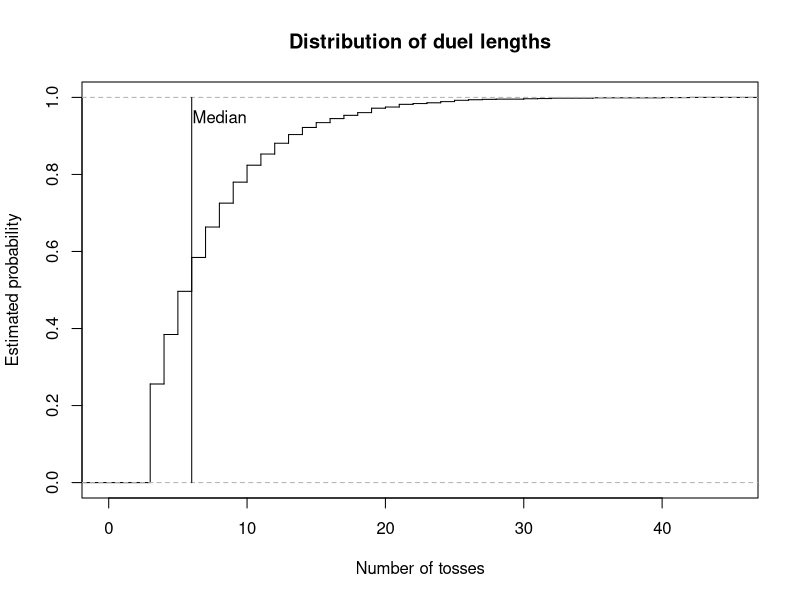
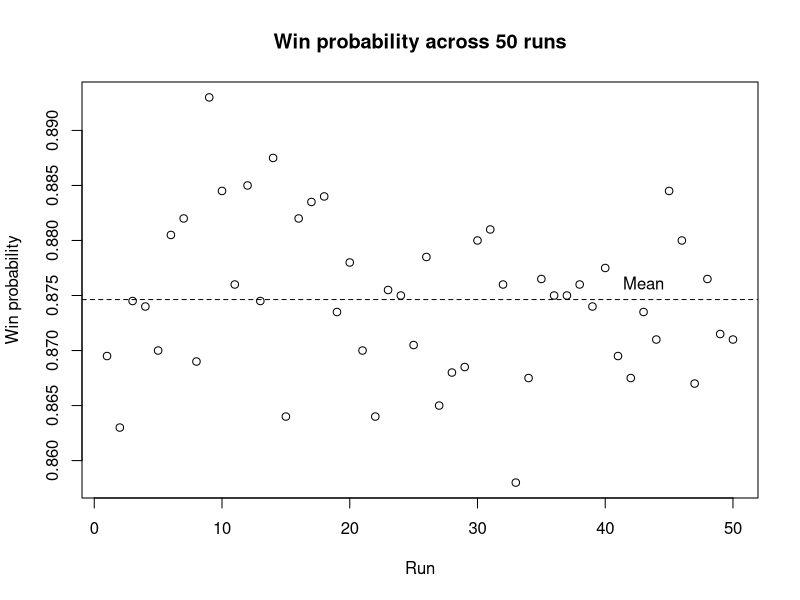

The R script that drew these images, in order:
# =============================================================================
# Coin-Toss Pattern Duel
#
# Authors:
# Pierrick de Boer: S3034691
# Fagan Ganbarli: S3015664
# Raneem Alluhaydan: S3044929


# Contributions:
# Pierrick de Boer ( 33%): Task 1-3
# Fagan Ganbarli ( 33%): Task 4-5
# Raneem Alluhaydan ( 33%): Task 6-7
#
# Overview:
# This script simulates duels between two binary patterns in a sequence
# of coin tosses. It identifies which pattern appears first and estimates
# the probability that player A wins through repeated simulations.
#
# Main functions:
# 1. firsthit(): Find the first occurrence of a pattern.
# 2. sim_duels(): Simulate multiple duels.
# 3. duel(): Simulate one duel.
# 4. pwin(): Estimate the probability that a pattern wins.
# 5. ewait(): Calculate the expected waiting time of a pattern.
# 6. pmat(): Calculate win probabilities between patterns.
# 7. find_cycle(): Find a non-transitive cycle of patterns.
# =============================================================================

# Task 1: Find the first occurrence of a pattern in a toss stream.

# Idea:
# Compare the pattern with every window of k consecutive tosses at
# once and return the position where the first matching window ends.

# Input:
# x = A toss stream, either a vector or a matrix with one
#     stream per row.
# a = A pattern of length k.

# Output:
# The toss at which the pattern is first completed in each row,
# or NA if the pattern does not appear.

# Method:
# Convert a vector into a one-row matrix.
# Build a logical matrix of all possible starting positions and
# compare each element of the pattern with the matching shifted
# columns of x.
# Take the first matching start in each row and add k - 1 to
# obtain the ending position.

firsthit <- function(x, a) {
  
  # Treat a single stream as a matrix with one row.
  if (!is.matrix(x)) {
    x <- matrix(x, nrow = 1)
  }
  
  L <- ncol(x)
  k <- length(a)
  
  # A pattern longer than the sequence cannot occur.
  if (k > L) {
    return(rep(NA, nrow(x)))
  }
  
  # Check every possible starting position.
  hit <- matrix(TRUE, nrow = nrow(x), ncol = L - k + 1)
  
  for (j in seq_along(a)) {
    hit <- hit & x[, j:(L - k + j), drop = FALSE] == a[j]
  }
  
  # Find the first matching position in each row.
  start <- max.col(hit, ties.method = "first")
  start[rowSums(hit) == 0] <- NA
  
  # Convert starting positions into ending positions.
  return(start + k - 1)
}

# Test firsthit() function.
x <- c(1, 0, 0, 1, 0, 1, 1, 1, 0)

firsthit(x, c(1, 0, 1))   # Expected: 6
firsthit(x, c(0, 1, 1))   # Expected: 7
firsthit(x, c(0, 0, 0))   # Expected: NA


# Task 2: Simulate duels between two patterns.

# Idea:
# Toss a shared coin stream for many duels at once and stop each
# duel as soon as one of the two patterns appears.

# Input:
# a = Binary pattern of player A.
# b = Binary pattern of player B, distinct from a and of equal length.
# p = The probability of a head
# nreps = The number of independent duels to simulate.

# Output:
# A list containing the winner of each duel (1 for A, 0 for B)
# and the number of tosses each duel took.

# Method:
# Check that the patterns have equal length and are distinct.
# Generate tosses in blocks, one row per duel, and find the first
# occurrence of each pattern with firsthit().
# Store the results of decided duels and continue only with the
# undecided ones. Keep the last k - 1 tosses of each undecided row
# so that patterns crossing block boundaries are detected.

sim_duels <- function(a, b, p = 0.5, nreps = 1) {
  
  k <- length(a)
  
  if (k != length(b)) {
    stop("this is not a fair game!")
  }
  
  if (all(a == b)) {
    stop("a and b are identical")
  }
  
  # Initialize the block length and simulation results.
  time <- 0
  B <- 3 * k
  
  active <- 1:nreps
  winner <- rep(NA, nreps)
  tosses <- rep(NA, nreps)
  
  while (length(active) > 0) {
    
    # Generate the initial block of tosses.
    if (time == 0) {
      W <- matrix(
        rbinom(nreps * B, size = 1, prob = p),
        nrow = nreps
      )
      
    } else {
      # Retain the last k - 1 tosses from each active sequence.
      keep <- W[,B - (k - 1) + seq_len(k - 1),drop = FALSE]
      
      # Generate new tosses for the unfinished duels.
      W_new <- matrix(
        rbinom(
          nrow(keep) * (B - k + 1),
          size = 1,
          prob = p
        ),
        nrow = nrow(keep)
      )
      
      # Append the new tosses to the retained sequence.
      W <- cbind(keep, W_new)
    }
    
    # Find the first occurrence of each player's pattern.
    time_a <- firsthit(W, a)
    time_b <- firsthit(W, b)
    
    # Identify the winner based on the earliest occurrence.
    a_wins <- !is.na(time_a) &
      (is.na(time_b) | time_a < time_b)
    
    b_wins <- !is.na(time_b) &
      (is.na(time_a) | time_b < time_a)
    
    # Store the results of completed duels.
    decided <- a_wins | b_wins
    
    hit_time <- pmin(time_a, time_b, na.rm = TRUE)
    
    winner[active[a_wins]] <- 1
    winner[active[b_wins]] <- 0
    
    tosses[active[decided]] <- time + hit_time[decided]
    
    # Remove completed duels from the active simulations.
    active <- active[!decided]
    W <- W[!decided, , drop = FALSE]
    
    # Advance the number of newly generated tosses.
    time <- time + B - (k - 1)
  }
  
  return(list(winner = winner, tosses = tosses))
}


# Task 2: Simulate a single duel.

# Idea:
# A single duel is a special case of sim_duels() with one repetition,
# so the simulation code is shared rather than repeated.

# Input:
# a = Binary pattern of player A.
# b = Binary pattern of player B.
# p = The probability of a head

# Output:
# A vector c(winner, tosses), where winner is 1 if A wins and 0
# if B wins, and tosses is the number of tosses the duel took.

# Method:
# Call sim_duels() with nreps = 1 and combine both results
# into one vector.

duel <- function(a, b, p = 0.5) {
  
  result <- sim_duels(a, b, p, nreps = 1)
  
  return(c(result[[1]], result[[2]]))
}


# Task 3: Estimate the probability that one pattern wins a duel.

# Idea:
# Estimate the win probability of player A as the proportion of
# simulated duels that A wins.

# Input:
# a = Binary pattern of player A.
# b = Binary pattern of player B.
# p = The probability of a head (0 < p < 1).
# nreps = The number of independent duels to simulate.

# Output:
# The estimated probability that pattern a appears before pattern b.

# Method:
# Simulate all duels at once with sim_duels().
# Since a win for A is stored as 1 and a loss as 0, the mean of
# the winner vector estimates the win probability.

pwin <- function(a, b, p = 0.5, nreps = 10000) {
  
  # Simulate the duels.
  result <- sim_duels(a, b, p, nreps)
  
  # Calculate the proportion of duels won by player A.
  p_a_wins <- sum(result[[1]]) / length(result[[1]])
  
  return(p_a_wins)
}


# Task 4: Calculating the exact expected waiting time for a pattern.

# Idea:
# The expected waiting time depends on the lengths for which
# the first and last j elements of a pattern match. Each matching
# overlap contributes the reciprocal of the probability of its prefix.

# Input:
# a = A non-empty binary vector representing the pattern.
# p = The probability of a head (0 < p < 1).

# Output:
# The exact expected waiting time until the pattern appears. 

# Method:
# Check that the inputs are valid.
# Examine every possible overlap length. If the first and last j
# elements match, calculate the prefix probability and add its
# reciprocal to the expected waiting time.

ewait <- function(a, p = 0.5) {
  
  # Check that the pattern is a non-empty binary vector.
  if (length(a) == 0 || any(a != 0 & a != 1) || anyNA(a)) {
    stop("The pattern must be a non-empty binary vector.")  
  }
  
  # Check that p is a valid probability between 0 and 1.
  if (!is.numeric(p) || length(p) != 1 || 
      p <= 0 || p >= 1 || is.na(p)) {
    stop("p must be a numeric value between 0 and 1.")  
  }
  
  k <- length(a)
  expected_wait <- 0
  
  # Examine every possible overlap length, including the full pattern.
  for (j in 1:k) {
    
    # An overlap exists when the first and last j elements match.
    if (all(a[1:j] == a[(k-j+1):k])) {
      
      # Count the number of heads in the prefix.
      n_head <- sum(a[1:j] == 1)
      
      # Calculate the probability of the prefix.
      r_probability <- (p ^ n_head) * ((1 - p) ^ (j - n_head))
      
      # Add the reciprocal probability for this overlap.
      expected_wait <- expected_wait + (1 / r_probability)
    }
  }
  return(expected_wait)
}


# Task 5: Calculate the matrix of pairwise win probabilities.

# Idea:
# Estimate how often each pattern beats every other pattern using 
# repeated simulations, and store the result probabilities in a matrix. 

# Input:
# k = The length of each binary pattern.
# p = The probability of a head (0 < p < 1).
# nreps = The number of simulated duels for each pair..

# Output:
# A 2^k by 2^k matrix of estimated win probabilities.
# The diagonal entries are NA, because a pattern cannot duel itself.

# Method:
# Generate all possible patterns of length k and arrange them in
# lexicographic order, with 0 before 1.
# Estimate the win probability for every distinct pattern using 
# the pwin() function and store the result in matrix M.

pmat <- function(k, p = 0.5, nreps = 10000) {
  
  # Generate all possible binary patterns of length k.
  pattern <- expand.grid(rep(list(0:1), k))
  
  # Arrange patterns in lexicographic order, with 0 before 1.
  pattern <- pattern[
    do.call(order, as.data.frame(pattern)), , drop = FALSE]
  
  # Convert the patterns to a matrix.
  pattern <- as.matrix(pattern)
  
  # Create a matrix to store the estimated win probabilities.
  M <- matrix(NA, nrow = 2^k, ncol = 2^k)
  
  # Calculate the number of patterns.
  n <- nrow(pattern)
  
  # Label the rows and columns using the binary patterns.
  rownames(M) <- apply(pattern, 1, paste, collapse = "")
  colnames(M) <- apply(pattern, 1, paste, collapse = "")
  
  # Estimate the probability that each pattern beats every other pattern.
  for (i in 1:n) {
    for (j in 1:n) {
      
      # Leave diagonal entries as NA, because a pattern cannot duel itself.
      if (i != j) {
        M[i, j] <- pwin(
          pattern[i, ],
          pattern[j, ],
          p = p,
          nreps = nreps
        )
      }
    }
  }
  return(M)
}



# Task 5(a): Find the best reply and its win probability for each pattern.

# Idea:
# For each pattern, find the pattern that beats it with the 
# highest probability and display the results in a table.

# Input:
# M = The matrix of win probabilities created by pmat() function
# with k = 3 and a fair coin.

# Output:
# A data frame showing each pattern, its best reply, and the 
# probability that the best reply wins.

# Method:
# Replace the diagonal NA values with -inf so they cannot be 
# selected as the best reply.
# Find the maximum value in each column.
# Record the each pattern, its best reply, and the associated 
# win probability in a data frame.

# Create a matrix for k = 3 and a fair coin using pmat() function.
M <- pmat(k = 3, p = 0.50)
M_fair <- M 

# Replace the diagonal NA values with -inf.
M <- replace(M, is.na(M), -Inf)

# Find the index of the best reply for each pattern.
best_reply <- apply(M, 2, which.max)

# Create a vector to store the win probabilities.
win_probability <- numeric(ncol(M))

# Store the win probability of each best reply.
for (j in seq_len(ncol(M))) {
  win_probability[j] <- M[best_reply[j], j]
}

# Create a data frame of patterns, best replies, and win probabilities.
best_reply_table <- data.frame(
  Pattern = rownames(M),
  Best_reply = rownames(M)[best_reply],
  Probability = win_probability
)

print(best_reply_table)


# Task 5(b)(1): Find evenly matched pattern pairs.

# Idea:
# Find pairs with approximately equal chances (between 0.49 and 0.51) 
# of winning against each other.

# Input:
# M = The matrix of win probabilities created by pmat() function
# with k = 3 and a fair coin.

# Output:
# A data frame showing each evenly matched pair and the win 
# probabilities of both pattern

# Method:
# Examine each distinct pair only once.
# Keep pairs for which both win probabilities are between 0.49 and 0.51.

# Create an empty data frame to store the results.
evenly_matched_pairs <- data.frame(
  Pattern1 = character(),
  Pattern2 = character(),
  P1_Win_Probability = numeric(),
  P2_Win_Probability = numeric()
)

# Examine all pairs with for loop.
for (i in seq_len(nrow(M))) {
  for (j in seq_len(ncol(M))) {
    
    # Check each pair once and exclude the diagonal.
    if (j > i && 
        !is.na(M[i, j]) &&
        !is.na(M[j, i]) &&
        abs(M[i, j] - 0.5) <= 0.01 &&
        abs(M[j, i] - 0.5) <= 0.01) {
      
      # Store both patterns and their win probabilities.
      evenly_matched_pairs <- rbind(
        evenly_matched_pairs,
        data.frame(
          Pattern1 = rownames(M)[i],
          Pattern2 = colnames(M)[j],
          P1_Win_Probability = M[i, j],
          P2_Win_Probability = M[j, i]
        )
      )
    }
  }
}

# Reset row names and display the result
row.names(evenly_matched_pairs) <- NULL
print(evenly_matched_pairs)


# Task 5(b)(2): Find the shortest non-transitive cycle.

# Idea:
# Find the shortest cycle in which every pattern beats the next
# pattern with at least given win probability.

# Input:
# m = A matrix of pairwise win probabilities.
# min_probability = The minimum probability required for each win.

# Output:
# A data frame showing the patterns in each cycle, the direction 
# of each win, and win probabilities.

# Method:
# Search cycles in increasing order of length. Use recursive search
# to extend path without repeating patterns, and check whether the
# final pattern beats the starting pattern to complete a cycle.

find_cycle <- function(m, min_probability = 0.60) {
  
  k <- nrow(m)
  
  # Check cycle from the shortest possible length (3).
  for (i in 3:k) {
    
    cycles <- list()
    
    # Try each pattern as the starting point.
    for(start in seq_len(k)) {
      
      search <- function(path) {
        
        last <- path[length(path)]
        
        # Check whether the path can be closed into a cycle.
        if (length(path) == i) {
          
          if (!is.na(m[last, start]) &&
              m[last, start] >= min_probability) {
            
            cycles[[length(cycles) + 1]] <<- path
          }
          
          return(invisible(NULL))
        }
        
        # Only consider unused patterns to avoid duplicate cycles.
        sequence <- setdiff(seq_len(k), path)
        sequence <- sequence[sequence > start]
        
        for (next_item in sequence) {
          
          if (!is.na(m[last, next_item]) && 
              m[last, next_item] >= min_probability) {
            
            search(c(path, next_item))
          }
        }
      }
      search(start)
    }
    
    # Return the cycle when shortest length has been found.
    if (length(cycles) > 0) {
      
      result <- do.call(rbind, lapply(seq_along(cycles), function(x) {
        
        path <- cycles[[x]]
        next_path <- c(path[-1], path[1])
        
        data.frame(
          Cycle = x,
          From = rownames(m)[path],
          To = colnames(m)[next_path],
          Win = m[cbind(path, next_path)]
        )
      }))
      rownames(result) <- NULL
      return(result)
    }
  }
  
  # message dos not exist 
  return("No cycle found.")
}

# Find the shortest cycle with minimum win probability = 0.60.
find_cycle(M, min_probability = 0.60)  

# Task 5(c): Compare expected waiting times with duel results.

# Idea:
# Find pairs with the same expected waiting time and identify.
# pairs with noticeably different duel probabilities.

# Input:
# M = The matrix of win probabilities created by pmat() function
# with k = 3 and a fair coin.
# ewait() = The function that calculates the expected waiting time. 

# Output:
# A data frame that demonstrates pairs with the same expected 
# waiting time whose duel probability is below 0.4 or above 0.6.

# Method:
# Get the pattern labels from the row names of M.
# Convert labels into a binary matrix.
# Calculate the exact expected waiting time with ewait() function 
# Compare each pairs and keep whose expected waiting times are the same.
# Display pairs with win probability notably far from 0.5.

# Get the pattern labels from the row names of M.
M <- pmat(k = 3, p = 0.5)
M <- M_fair

pattern_label <- rownames(M)

# Convert labels into a binary matrix.
pattern_label <- t(sapply(pattern_label, function(x) {
  as.numeric(strsplit(x, "")[[1]])
})) 

# Define pattern names.
pattern_names <- apply(pattern_label, 1, paste, collapse = "")

# Calculate th exact expected waiting time.
expected_wait <- apply(pattern_label, 1, ewait)

# Create an empty data frame to store pairs.
comparison_table <- data.frame(
  Pattern1 = character(),
  Pattern2 = character(),
  Expected_Wait = numeric(),
  Win_Probability = numeric()
)

# Compare every distinct pairs.
for (i in seq_len(nrow(M))) {
  for (j in seq_len(ncol(M))) {
    
    # Check each pair ony one time
    # Keep pairs with the same expected waiting time.
    if (i < j &&
        expected_wait[i] == expected_wait[j]) {
      
      # Store the pair, their equal expected waiting time,
      # and the probability that Pattern1 beats Pattern2.
      comparison_table <- rbind(
        comparison_table, data.frame(
          Pattern1 = pattern_names[i],
          Pattern2 = pattern_names[j],
          Expected_Wait = expected_wait[i],
          Win_Probability = M[i, j]
        )
      )
    }
  }
}

# Display pairs whose win probabilities notable differ from 0.5 
# (win probability is below 0.4 or above 0.6.)

comparison_table <- comparison_table[
  abs(comparison_table$Win_Probability - 0.5) > 0.1, ]

row.names(comparison_table) <- NULL

print(comparison_table)

#Task 6: Plot duel lengths and variation in win probabilities.

# Idea:
# Describe the two things you are investigating:
# how long duels take and how estimates vary between runs.

# Input:
# Patterns 011 and 111, a fair coin, 2000 duels,
# and 50 repeated runs for the win-probability estimates.

# Output:
# Two graphs: a CDF of duel lengths and a plot of
# win-probability estimates across 50 runs.

# Method:
# Simulate duels, plot their lengths and mark the median.
# Repeat the win-probability estimation 50 times, plot
# the results and mark their mean.

# Choose the two patterns and simulate 2000 duels.
a <- c(0,1,1)
b <- c(1,1,1)
results <- sim_duels(a,b, p = 0.5, nreps = 2000)

# Save the duel lengths and plot their distribution as a staircase.

tosses <- results$tosses

plot(ecdf(tosses), 
     verticals = TRUE,
     do.points = FALSE,
     main = "Distribution of duel lengths",
     xlab = "Number of tosses", 
     ylab = "Estimated probability")

# Calculate the median duel length and mark it with a vertical line.
med <- median(tosses)
lines(c(med, med), c(0,1))
text(med + 2, 0.95, "Median")

# Estimate the win probability over 50 runs, using 2000 duels per run.
win_estimates <- numeric(50)

for (i in 1:50) { 
  win_estimates[i] <- pwin(
    a = c(0,1,1),
    b = c(1,1,1),
    p = 0.5,
    nreps = 2000
  )
}

#Calculate the mean of the 50 estimates.
mean(win_estimates)

# Plot the estimates and mark their mean with a dashed line.
plot(win_estimates,
     xlab = "Run",
     ylab = "Win probability",
     main = "Win probability across 50 runs")

abline(h = mean(win_estimates), lty = 2)
text(43, mean(win_estimates), "Mean", pos = 3)

# Task 7: Investigate the effect of coin bias.

# Idea:
# Check how changing the coin bias affects the best replies.

# Input:
# Patterns of length 3, with p = 0.25 and p = 0.7.

# Output:
# A best-reply table for each coin bias.

# Method:
# Calculate the win-probability matrix and find the best reply
# to each pattern. Repeat for both coin biases and compare the results.

# Create the win-probability matrix for p = 0.25.
M <- pmat(k = 3, p = 0.25, nreps = 2000)

# Exclude patterns from being their own best reply.
M <- replace(M, is.na(M), -Inf)

# Find each best reply and save its win probability.
best_reply <- apply(M, 2, which.max)

win_probability <- numeric(ncol(M))

for (j in seq_len(ncol(M))) {
  win_probability[j] <- M[best_reply[j], j]
}

# Create and print the best-reply table.
best_reply_table <- data.frame(
  Pattern = rownames(M),
  Best_reply = rownames(M)[best_reply],
  Probability = win_probability,
  row.names = NULL
)

print(best_reply_table)

# Repeat the best-reply analysis for p = 0.7.
M <- pmat(k = 3, p = 0.7, nreps = 2000)

# Exclude patterns from being their own best reply.
M <- replace(M, is.na(M), -Inf)

# Find each best reply and save its win probability.
best_reply <- apply(M, 2, which.max)
win_probability <- numeric(ncol(M))

for (j in seq_len(ncol(M))) {
  win_probability[j] <- M[best_reply[j], j]
}

# Create and print the best-reply table.
best_reply_table <- data.frame(
  Pattern = rownames(M),
  Best_reply = rownames(M)[best_reply],
  Probability = win_probability,
  row.names = NULL
)

print(best_reply_table)

# Overall analysis

# Graphs:
# The CDF shows the distribution of duel lengths, with the median
# marked. The second graph shows variation in win-probability
# estimates across 50 runs, with the mean marked.

# Best replies and cycles:
# The best replies change with coin bias. The cycle for p = 0.25 is
# 100 -> 000 -> 001 -> 010 -> 100, while for p = 0.7 it is
# 110 -> 101 -> 011 -> 111 -> 110.

# Waiting times:
# Patterns 001 and 100 both have an expected waiting time of
# 8 tosses, but their head-to-head win probability is not 0.5.

# Conclusion:
# Expected waiting times alone cannot predict who wins a duel.
# Both patterns are checked using the same sequence of coin tosses,
# and their patterns can overlap in that sequence.
# This means their waiting times are linked, not independent.
# Therefore, comparing their expected waiting times alone can
# give a misleading idea of which pattern will win.
